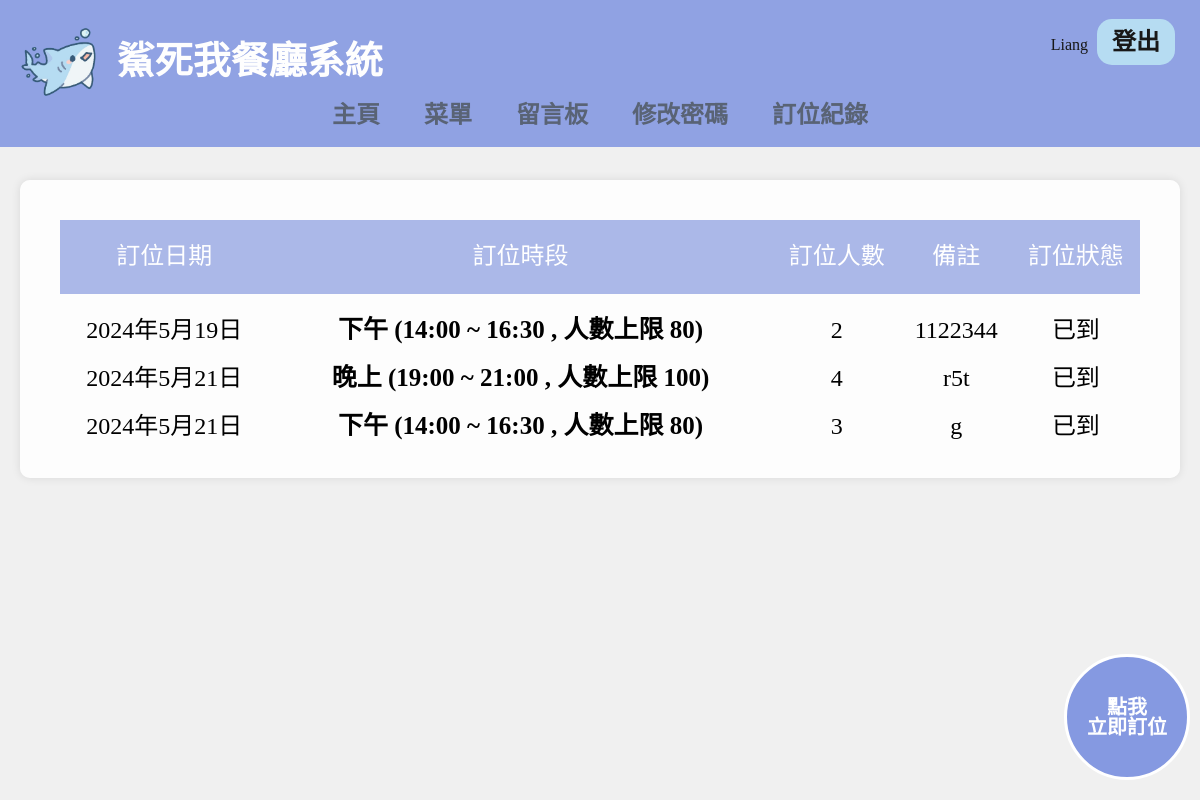
The page /reserveAll/ (signed in) on the database its author committed.
### customer/models.py (models this page shows, shortened)
class User(AbstractUser):
    sex=models.ForeignKey(Sex, on_delete=models.CASCADE, null=True)

class Reserve(models.Model):
    customer=models.ForeignKey(User, on_delete=models.CASCADE)
    numberOfPeople=models.IntegerField()
    date=models.DateField()
    time=models.ForeignKey(Time, on_delete=models.CASCADE)
    note=models.TextField(null=True)
    alternate=models.BooleanField(default=False)
    isCome=models.BooleanField(default=False)

class Time(models.Model):
    name=models.CharField(max_length=50)
    timeStart=models.TimeField()
    timeEnd=models.TimeField()
    numberOfPeopleMax=models.IntegerField(default=100)
    def __str__(self):
        return f"{self.name} ({self.timeStart.strftime('%H:%M')} ~ {self.timeEnd.strftime('%H:%M')} , 人數上限 {self.numberOfPeopleMax})"

### customer/views.py (the view)
# urls.py: path('reserveAll/', reserveAll, name='reserveAll'), #訂位記錄查看
def reserveAll(request):
    if request.user.is_active:
        if request.user.is_superuser:
            form=ReserveSearchForm()
            reserve=Reserve.objects.filter(date__range=[datetime.now().date(), datetime.now().date() + timedelta(days=6)]).order_by('date')
            return render(request, 'reserveManage.html', locals())
        reserve=Reserve.objects.filter(customer=request.user).order_by('date')
        return render(request, 'reserve.html', locals())
    msg='尚未登入不可查看訂位，請先登入'
    return render(request, 'error.html', locals())

### template/html/reserve.html (shortened to what this page needs)
<!DOCTYPE html>
<html lang="zh-TW">
<head>
</head>
<body>
    {% include 'header.html' %}
    <div class="page-container">
        <div class="reservation-box">
            <table>
                <thead>
                    <tr>
                        <th>訂位日期</th>
                        <th>訂位時段</th>
                        <th>訂位人數</th>
                        <th>備註</th>
                        <th>訂位狀態</th>
                    </tr>
                </thead>
                <tbody>
                    {% if reserve %}
                        {% for r in reserve %}
                        <tr>
                            <td>{{ r.date }}</td>
                            <td>{{ r.time }}</td>
                            <td>{{ r.numberOfPeople }}</td>
                            <td>{{ r.note }}</td>
                            <td>已到</td>
                        </tr>
                        {% endfor %}
                    {% else %}
                    <tr>
                        <td colspan="5">沒有紀錄</td>
                    </tr>
                    {% endif %}
                </tbody>
            </table>
        </div>
    </div>
</body>
</html>

### template/html/header.html (shortened to what this page needs)
<!DOCTYPE html>
<html lang="en">
  <head>
    <link rel="stylesheet" href="/static/CSS/reset.css" />
    <link rel="stylesheet" href="/static/CSS/header.css" />
  </head>
  <body class="head">
    {% load static %}
    <nav class="menuhead">
      <div class="twoside">
        <div class="title">
          <img class="imgShark" alt="shark" src="{% static 'img/shark.png' %}" />
          <h1 class="resname">鯊死我餐廳系統</h1>
        </div>
        <div class="log">
          {% if request.user.is_active %}
            {{ request.user.first_name }}
            <a href="/logout/" class="Options">登出</a>
          {% else %}
            <a href="/login/" class="Options">登入</a>
            <a href="/register/" class="Options">註冊</a>
          {% endif %}
        </div>
      </div>
      <div class="Function">
        <a href="/" class="Options">主頁</a>
        <a href="/menuAll/" class="Options">菜單</a>
        <a href="/comment/" class="Options">留言板</a>
        {% if request.user.is_authenticated %}
          {% if not request.user.is_superuser %}
            <a href="/userModify/" class="Options">修改密碼</a>
            <a href="/reserveAll/" class="Options">訂位紀錄</a>
          {% else %}
            <a href="/reserveAll/" class="Options">訂位資料</a>
          {% endif %}
        {% endif %}
      </div>
    </nav>
    <div class="footer-section image-right">
      {% if not request.user.is_superuser and request.user.is_authenticated %}
        <a href="/userReservation/">
          <p
            style="
              color: white;
              border: 3px solid white;
              font-size: 20px;
              font-weight: bold;
              text-align: center;
              padding: 40px 20px;
              position: fixed;
              bottom: 20px;
              right: 10px;
              background-color: #8599e1;
              border-radius: 100px;
              z-index: 5;
            "
          >
            點我<br />
            立即訂位
          </p>
        </a>
      {% endif %}
    </div>
  </body>
</html>

### static/CSS/header.css (style rules this page uses)
.head { width: 100%; }
.menuhead { width: 100%; padding: 20px 0; background-color: #8599e1; position: fixed; top: 0; opacity: 90%; z-index: 999; }
.twoside { display: flex; justify-content: space-between; margin-left: 20px; }
.title { display: flex; justify-content: start; text-align: center; align-items: center; }
.imgShark { width: 10%; }
.resname { font-size: 38px; font-weight: bold; color: white; padding-left: 20px; }
.log { margin-right: 20px; margin-top: 10px; color: black; }
.log a { color: black; background-color: #b0daf2; text-decoration: none; font-size: 24px; padding: 10px 15px; margin: 0 5px; font-weight: bold; border-radius: 15px; }
.Function { text-align: center; }
.Function a { color: #495468; text-decoration: none; font-size: 24px; padding: 10px 20px; font-weight: bold; border-radius: 15px; }

### template/html/reserve.html (style rules this page uses)
body { font-family: Arial, sans-serif; background-color: #F0F0F0; margin: 0; padding: 0; }
.menuhead a { color: white; text-decoration: none; padding: 0 20px; font-weight: bold; }
.menuhead img { vertical-align: middle; }
.page-container { display: flex; justify-content: center; align-items: flex-start; margin-top: 180px; }
.reservation-box { width: 90%; background-color: rgba(255, 255, 255, 0.9); border-radius: 10px; padding: 40px; box-shadow: 0 0 10px rgba(0, 0, 0, 0.1); text-align: center; overflow: auto; }
table { width: 100%; border-collapse: collapse; }
th, td { font-size: 1.2em; padding-bottom: 1em; }
th:nth-child(1), td:nth-child(1) { font-size: 1.5em; padding-top: 1em }
th:nth-child(2), td:nth-child(2) { font-size: 1.5em; }
th:nth-child(3), td:nth-child(3) { font-size: 1.5em; }
th:nth-child(4), td:nth-child(4) { font-size: 1.5em; }
th:nth-child(5), td:nth-child(5) { font-size: 1.5em; }
th { background-color: #ABB8E8; color: white; height: 50px; }
td:nth-child(2) { font-weight: bold; font-size:25px; }

### rows shown on the page
User: user.first_name "Liang"
Reserve: date "2024年5月19日", time "下午 (14:00 ~ 16:30 , 人數上限 80)", numberOfPeople "2", note "1122344"
Reserve: date "2024年5月21日", time "晚上 (19:00 ~ 21:00 , 人數上限 100)", numberOfPeople "4", note "r5t"
Reserve: date "2024年5月21日", time "下午 (14:00 ~ 16:30 , 人數上限 80)", numberOfPeople "3", note "g"
